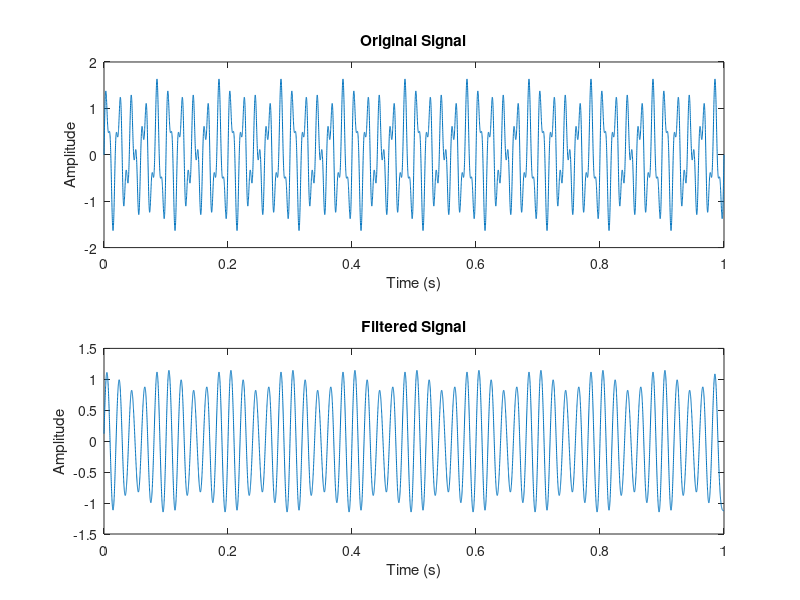
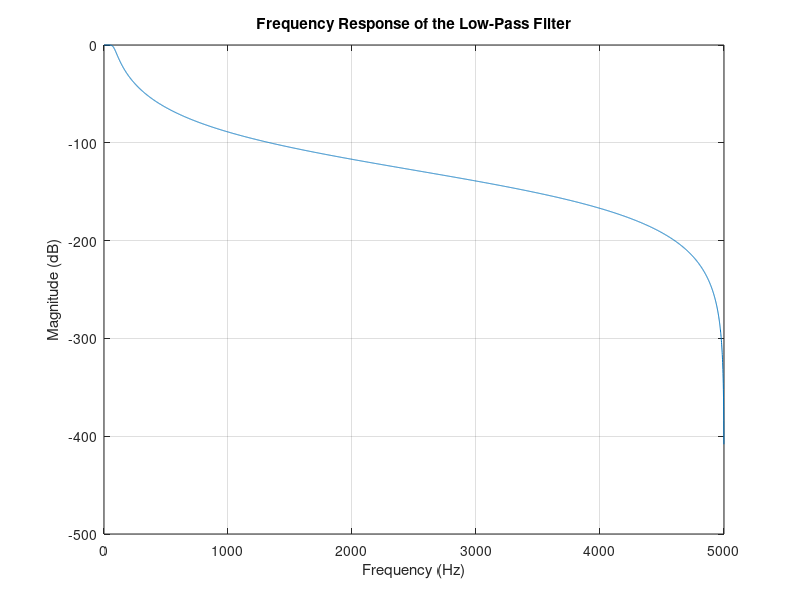

Write MATLAB code to recreate these figures, in order.
% Define the cutoff frequency and filter order
cutoff_frequency = 80; % Replace with your desired cutoff frequency in Hz
filter_order = 4; % Replace with your desired filter order (e.g., 2, 4, 6, ...)

% Generate a sample signal for demonstration purposes
fs = 10000; % Sampling frequency in Hz
t = 0:1/fs:1; % Time vector
signal = sin(2*pi*50*t) + 0.5*sin(2*pi*120*t) + 0.2*sin(2*pi*60*t); % Example signal with multiple frequencies

% Design the low-pass Butterworth filter
normalized_cutoff_freq = cutoff_frequency / (0.5 * fs);
[b, a] = butter(filter_order, normalized_cutoff_freq, 'low');

% Apply the filter to the signal using filtfilt to avoid phase distortion
filtered_signal = filtfilt(b, a, signal);

% Plot the original and filtered signals
figure;
subplot(2,1,1);
plot(t, signal);
title('Original Signal');
xlabel('Time (s)');
ylabel('Amplitude');

subplot(2,1,2);
plot(t, filtered_signal);
title('Filtered Signal');
xlabel('Time (s)');
ylabel('Amplitude');

% Display the frequency response of the filter (optional)
frequencies = 0:1:fs/2;
H = freqz(b, a, frequencies, fs);
figure;
plot(frequencies, 20*log10(abs(H)));
title('Frequency Response of the Low-Pass Filter');
xlabel('Frequency (Hz)');
ylabel('Magnitude (dB)');
grid on;
